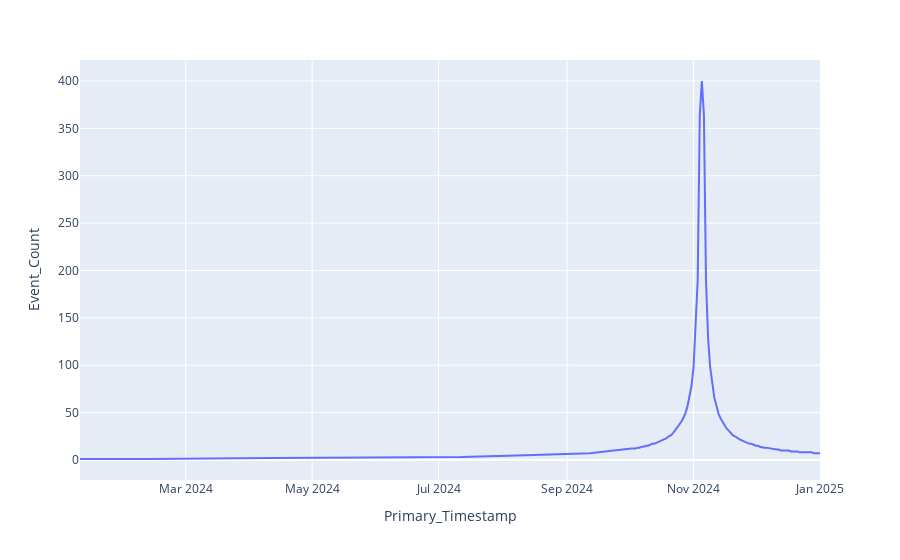

The code cell stored with this chart in its notebook:
### Code cell
fig = px.line(df_sorted, x='Primary_Timestamp', y='Event_Count')
fig.show()
